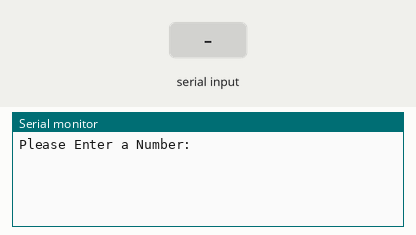
This sketch was run on a simulated Arduino Uno, built with avr-gcc and run on an emulated ATmega328P. Parts: the last lines printed to the serial monitor. Inputs (shaded band) come from the test bench.

Above: at 1.2 s.
1.3 s: "90,45\n" received over Serial
At 2.0 s:
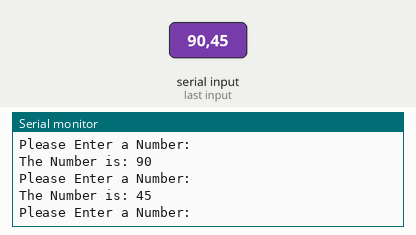
2.8 s: "30,150\n" received over Serial
At 4.3 s:
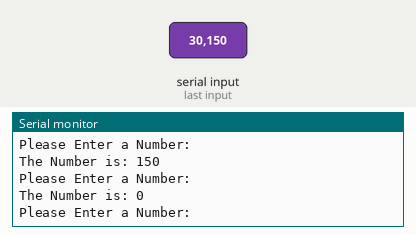
Timing chart, 0 to 5.8 s (numbered marks = the images above; inputs shaded):
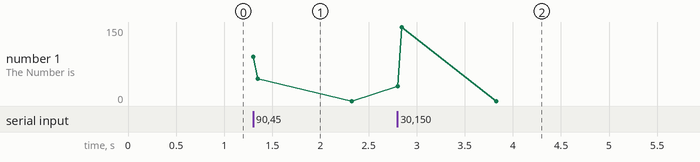

Measured:
- after the input at 1.3 s, the serial monitor: prints a new line at once (image 1)
- after the input at 2.8 s, the serial monitor: prints a new line at once (image 2)

The sketch:

Read_Num_From_Serial.ino
```cpp
int serNumb;
String serMsg="Please Enter a Number:", serMsg2="The Number is: ";

void setup() {
  // put your setup code here, to run once:
Serial.begin(9600);
}

void loop() {
  // put your main code here, to run repeatedly:
Serial.println(serMsg);
while(Serial.available()==0) {

}
serNumb=Serial.parseInt();
Serial.print(serMsg2);
Serial.println(serNumb);
}
```
